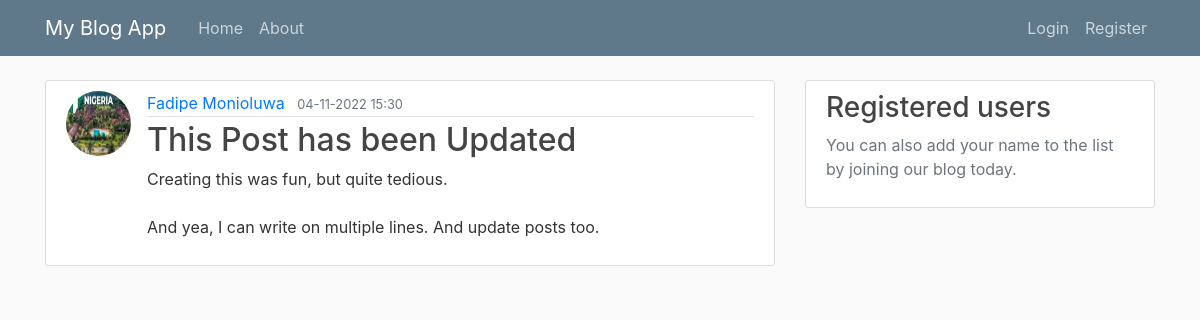
Screenshot of /post/2 with the database file from the repository.
### app/models.py (models this page shows, shortened)
class User(db.Model, UserMixin):
    id = db.Column(db.Integer, primary_key=True)
    first_name = db.Column(db.String(20), unique=True, nullable=False)
    last_name = db.Column(db.String(20), unique=True, nullable=False)
    email = db.Column(db.String(120), unique=True, nullable=False)
    image_file = db.Column(db.String(20), nullable=False, default='default.jpg')
    password = db.Column(db.String(60), nullable=False)
    posts = db.relationship('Article', backref='author', lazy=True)

class Article(db.Model, UserMixin):
    id = db.Column(db.Integer, primary_key=True)
    title = db.Column(db.String(100), nullable=False)
    date_posted = db.Column(db.DateTime, nullable=False, default=datetime.utcnow)
    content = db.Column(db.Text, nullable=False)
    user_id = db.Column(db.Integer, db.ForeignKey('user.id'), nullable=False)

### app/posts/routes.py (the view)
@posts.route("/post/<int:post_id>")
def post(post_id):
    post = Article.query.get_or_404(post_id)
    return render_template('post.html', title=post.title, post=post)

### app/templates/post.html (shortened to what this page needs)
{% extends "base.html" %}
{% block content %}
    <article class="media content-section">
        <img class="rounded-circle article-img" src="{{ url_for('static', filename='profile_pics/' + post.author.image_file) }}">
        <div class="media-body">
        <div class="article-metadata">
            <a class="mr-2" href="#">{{ post.author.first_name }} {{ post.author.last_name }}</a>
            <small class="text-muted">{{ post.date_posted.strftime("%d-%m-%Y %H:%M") }}</small>
        </div>
        <h2 class="article-title"> {{ post.title }} </h2>
        <p class="article-content">{{ post.content }}</p>
        </div>
    </article>
{% endblock content %}

### app/static/base.css (style rules this page uses)
body { background: #fafafa; color: #333333; margin-top: 5rem; }
h1, h2, h3, h4, h5, h6 { color: #444444; }
.content-section { background: #ffffff; padding: 10px 20px; border: 1px solid #dddddd; border-radius: 3px; margin-bottom: 20px; }
.article-title { color: #444444; }
.article-content { white-space: pre-line; }
.article-img { height: 65px; width: 65px; margin-right: 16px; }
.article-metadata { padding-bottom: 1px; margin-bottom: 4px; border-bottom: 1px solid #e3e3e3 }

### rows the page displays
User: image_file (picture), author.first_name "Fadipe", author.last_name "Monioluwa"
Article: date_posted "04-11-2022 15:30", title "This Post has been Updated", content "Creating this was fun, but quite tedious. And yea, I can write on multiple lines. And update posts too."
